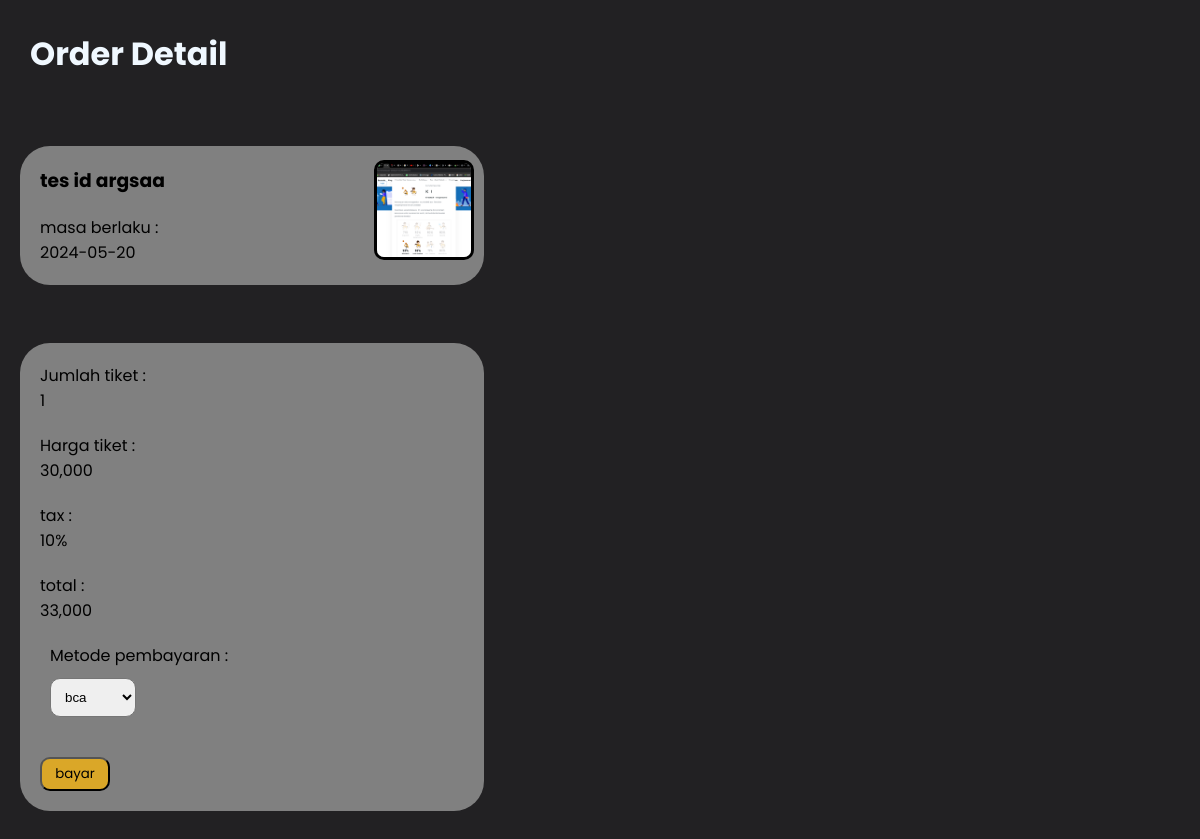
The page /pay.php?id=21 on the database its author committed.
### tables this page shows
CREATE TABLE `event` (
  `id` int(11) NOT NULL,
  `idseller` int(30) NOT NULL,
  `nama` varchar(20) NOT NULL,
  `deskripsi` varchar(1000) NOT NULL,
  `tanggal` date NOT NULL,
  `lokasi` varchar(30) NOT NULL,
  `jam` varchar(10) NOT NULL,
  `gambar` text NOT NULL,
  `harga` int(10) NOT NULL
);

### pay.php (the view, shortened to what this page needs)
<?php
require "koneksi.php";
$id = $_GET['id'];
$sql = "SELECT * FROM event WHERE id = '$id'";
$query = mysqli_query($conn, $sql);
$event = mysqli_fetch_assoc($query);
?>
<!DOCTYPE html>
<html lang="id">
<head>
</head>
<body>
<h1>Order Detail</h1>
<div class="pesanan">
    <img src="gambar/<?php echo $event['gambar'] ?>">
    <h3><?php echo $event['nama'] ?></h3>
    <p>masa berlaku : <br><?php echo $event['tanggal'] ?></p>
</div>
<div class="bayar">
    <p>Jumlah tiket : <br> 1</p>
    <p>Harga tiket : <br> <?php echo number_format($event['harga']) ?></p>
    <p>tax : <br> 10%</p>
    <p>total : <br>
        <?php
        $harga = $event['harga'];
        $tax = $harga * 0.10;
        $total = $harga + $tax;
        echo number_format($total);
        ?>
    </p>
    <form method="post">
        <label for="metode">Metode pembayaran : <br></label>
        <select name='metode'>
            <option value='bca'>bca</option>
        </select>
        <input type="submit" name="bayar" value="bayar">
    </form>
</div>
</body>
</html>

### pay.php (style rules this page uses)
* { margin: 0; padding: 10px; box-sizing: border-box; }
body { font-family: 'Poppins', sans-serif; background-color: rgb(34, 33, 35); }
h1 { color: aliceblue; }
.pesanan { font-family: 'Poppins', sans-serif; border-radius: 30px; padding: 10px; background-color: gray; margin-right: 60%; margin-top: 5%; }
.pesanan img { height: 100px; width: 100px; object-fit: cover; border: solid black; border-radius: 10px; float: right; margin-top: 1%; padding: 0; }
.bayar { font-family: 'Poppins', sans-serif; border-radius: 30px; padding: 10px; background-color: gray; margin-right: 60%; margin-top: 5%; margin-bottom: 5%; }
input[type="submit"] { display: flex; background-color: rgb(218, 167, 40); color: black; text-decoration: none; border-radius: 10px; margin-top: 40px; font-family: 'Poppins', sans-serif; width: 70px; padding: 5px 10px; }
.bayar select { margin-left: 10px; margin-top: 10px; border-radius: 10px; }

### rows shown on the page
event: gambar (picture), nama "tes id argsaa", tanggal "2024-05-20", harga "30,000", harga "33,000"
